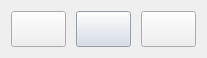
   <widget class="QWidget" name="layoutWidget">
    <property name="geometry">
     <rect>
      <x>960</x>
      <y>20</y>
      <width>144</width>
      <height>41</height>
     </rect>
    </property>
    <layout class="QHBoxLayout" name="horizontalLayout_13">
     <property name="spacing">
      <number>10</number>
     </property>
     <item>
      <widget class="QPushButton" name="button_min">
       <property name="font">
        <font>
         <family>Bahnschrift Light Condensed</family>
         <pointsize>15</pointsize>
        </font>
       </property>
       <property name="styleSheet">
        <string notr="true"/>
       </property>
       <property name="text">
        <string/>
       </property>
       <property name="icon">
        <iconset resource="../uncompiled/images.qrc">
         <normaloff>:/png/-.png</normaloff>:/png/-.png</iconset>
       </property>
      </widget>
     </item>
     <item>
      <widget class="QPushButton" name="button_top">
       <property name="font">
        <font>
         <family>Bahnschrift Light Condensed</family>
         <pointsize>15</pointsize>
        </font>
       </property>
       <property name="styleSheet">
        <string notr="true">QPushButton
{ 
	background:rgb(212, 218, 230);
}</string>
       </property>
       <property name="text">
        <string/>
       </property>
       <property name="icon">
        <iconset resource="../uncompiled/images.qrc">
         <normaloff>:/png/t.png</normaloff>:/png/t.png</iconset>
       </property>
      </widget>
     </item>
     <item>
      <widget class="QPushButton" name="button_close">
       <property name="font">
        <font>
         <family>Bahnschrift Light Condensed</family>
         <pointsize>15</pointsize>
        </font>
       </property>
       <property name="styleSheet">
        <string notr="true"/>
       </property>
       <property name="text">
        <string/>
       </property>
       <property name="icon">
        <iconset resource="../uncompiled/images.qrc">
         <normaloff>:/png/x.png</normaloff>:/png/x.png</iconset>
       </property>
      </widget>
     </item>
    </layout>
   </widget>
